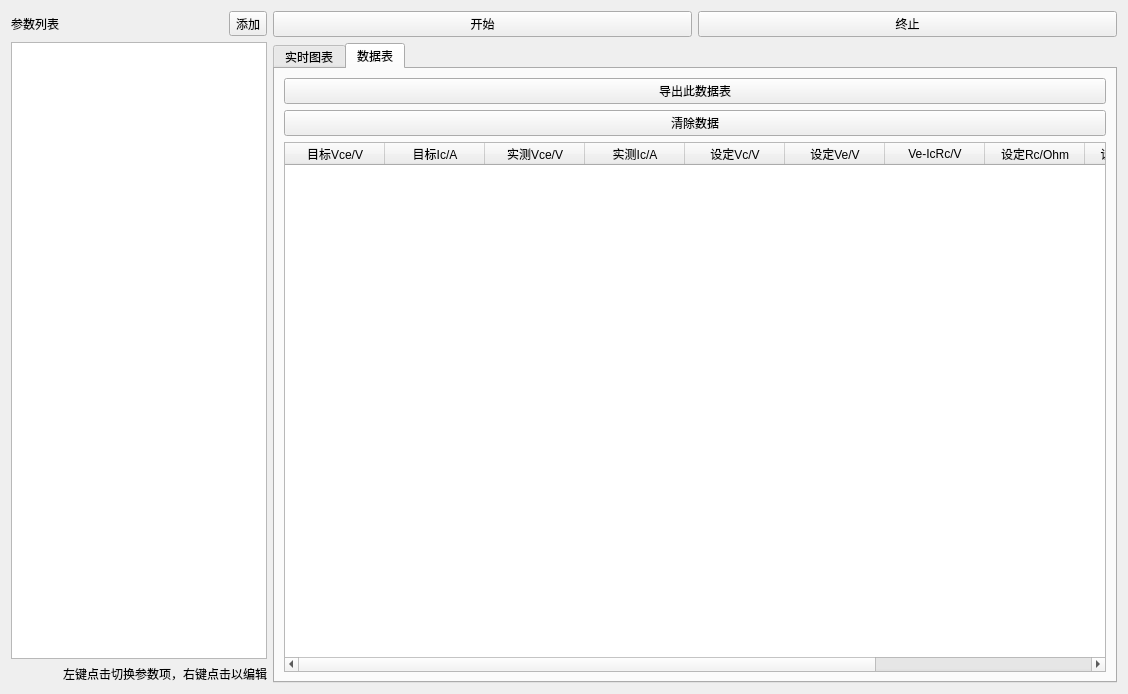
<?xml version="1.0" encoding="UTF-8"?>
<ui version="4.0">
 <class>ReferPanel</class>
 <widget class="QWidget" name="ReferPanel">
  <property name="geometry">
   <rect>
    <x>0</x>
    <y>0</y>
    <width>1128</width>
    <height>694</height>
   </rect>
  </property>
  <layout class="QGridLayout" name="gridLayout_2" columnstretch="0,1">
   <item row="1" column="1">
    <widget class="QTabWidget" name="tabWidget">
     <property name="currentIndex">
      <number>1</number>
     </property>
     <widget class="QWidget" name="tab">
      <attribute name="title">
       <string>实时图表</string>
      </attribute>
      <layout class="QVBoxLayout" name="verticalLayout_3">
       <item>
        <widget class="QGraphicsView" name="chart">
         <property name="minimumSize">
          <size>
           <width>400</width>
           <height>400</height>
          </size>
         </property>
        </widget>
       </item>
      </layout>
     </widget>
     <widget class="QWidget" name="tab_2">
      <attribute name="title">
       <string>数据表</string>
      </attribute>
      <layout class="QGridLayout" name="gridLayout">
       <item row="2" column="0">
        <widget class="QTableWidget" name="table">
         <column>
          <property name="text">
           <string>目标Vce/V</string>
          </property>
         </column>
         <column>
          <property name="text">
           <string>目标Ic/A</string>
          </property>
         </column>
         <column>
          <property name="text">
           <string>实测Vce/V</string>
          </property>
         </column>
         <column>
          <property name="text">
           <string>实测Ic/A</string>
          </property>
         </column>
         <column>
          <property name="text">
           <string>设定Vc/V</string>
          </property>
         </column>
         <column>
          <property name="text">
           <string>设定Ve/V</string>
          </property>
         </column>
         <column>
          <property name="text">
           <string>Ve-IcRc/V</string>
          </property>
         </column>
         <column>
          <property name="text">
           <string>设定Rc/Ohm</string>
          </property>
         </column>
         <column>
          <property name="text">
           <string>设定Re/Ohm</string>
          </property>
         </column>
         <column>
          <property name="text">
           <string>Vce稳定时间/s</string>
          </property>
         </column>
         <column>
          <property name="text">
           <string>Ic稳定时间/s</string>
          </property>
         </column>
        </widget>
       </item>
       <item row="0" column="0">
        <widget class="QPushButton" name="btnExport">
         <property name="text">
          <string>导出此数据表</string>
         </property>
        </widget>
       </item>
       <item row="1" column="0">
        <widget class="QPushButton" name="btnClear">
         <property name="text">
          <string>清除数据</string>
         </property>
        </widget>
       </item>
      </layout>
     </widget>
    </widget>
   </item>
   <item row="0" column="1">
    <widget class="QWidget" name="wControl" native="true">
     <layout class="QHBoxLayout" name="horizontalLayout_9">
      <property name="leftMargin">
       <number>0</number>
      </property>
      <property name="topMargin">
       <number>0</number>
      </property>
      <property name="rightMargin">
       <number>0</number>
      </property>
      <property name="bottomMargin">
       <number>0</number>
      </property>
      <item>
       <widget class="QPushButton" name="btnStart">
        <property name="text">
         <string>开始</string>
        </property>
       </widget>
      </item>
      <item>
       <widget class="QPushButton" name="btnStop">
        <property name="text">
         <string>终止</string>
        </property>
       </widget>
      </item>
     </layout>
    </widget>
   </item>
   <item row="0" column="0" rowspan="2">
    <layout class="QVBoxLayout" name="verticalLayout">
     <item>
      <layout class="QHBoxLayout" name="horizontalLayout" stretch="1,0">
       <item>
        <widget class="QLabel" name="label">
         <property name="text">
          <string>参数列表</string>
         </property>
        </widget>
       </item>
       <item>
        <widget class="QToolButton" name="btnAddArg">
         <property name="text">
          <string>添加</string>
         </property>
        </widget>
       </item>
      </layout>
     </item>
     <item>
      <widget class="QListWidget" name="listArgs"/>
     </item>
     <item>
      <widget class="QLabel" name="label_3">
       <property name="text">
        <string>左键点击切换参数项，右键点击以编辑</string>
       </property>
       <property name="alignment">
        <set>Qt::AlignmentFlag::AlignRight|Qt::AlignmentFlag::AlignTrailing|Qt::AlignmentFlag::AlignVCenter</set>
       </property>
      </widget>
     </item>
    </layout>
   </item>
  </layout>
 </widget>
 <resources/>
 <connections/>
</ui>
